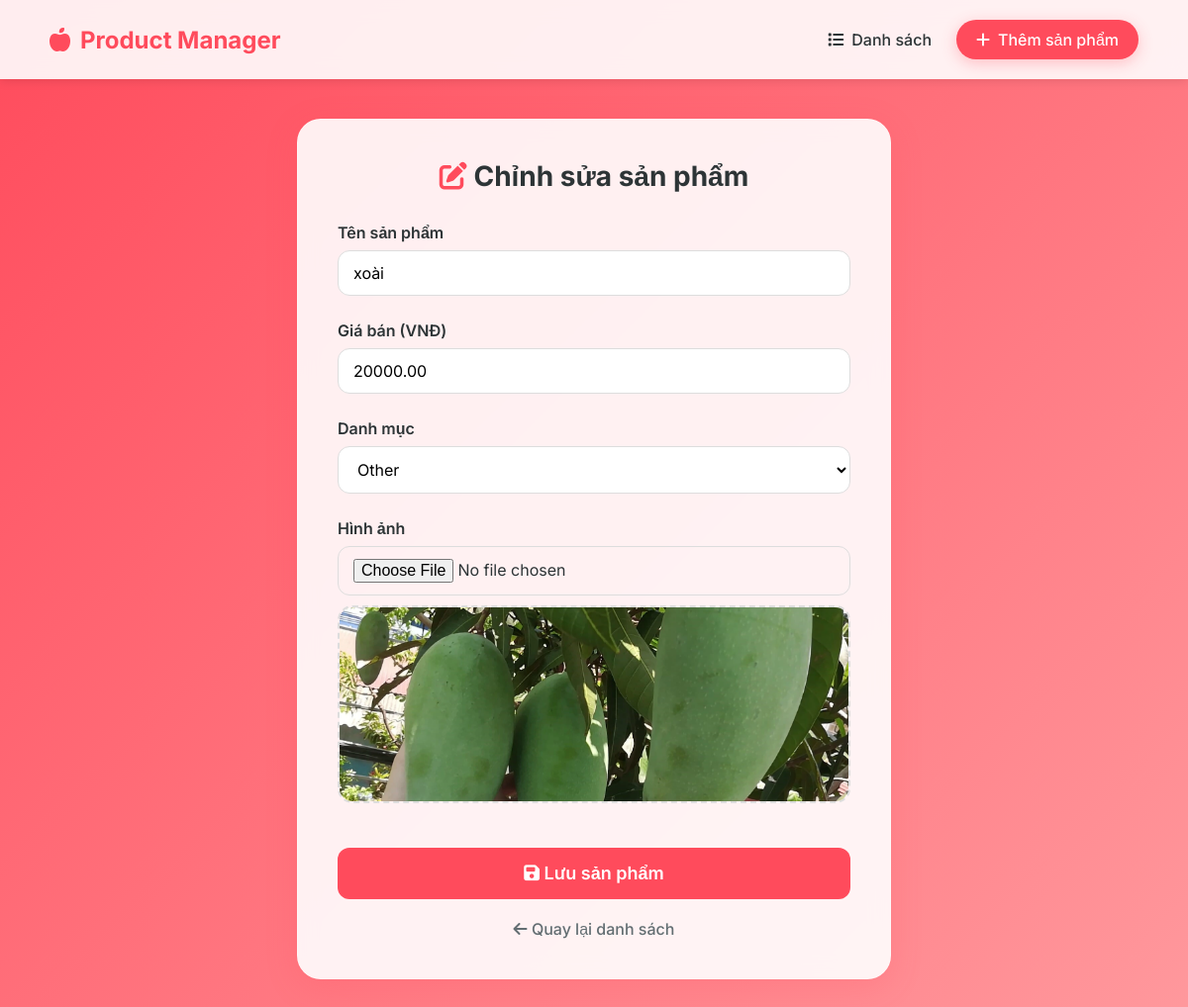
The app's page /edit/13/, older data.
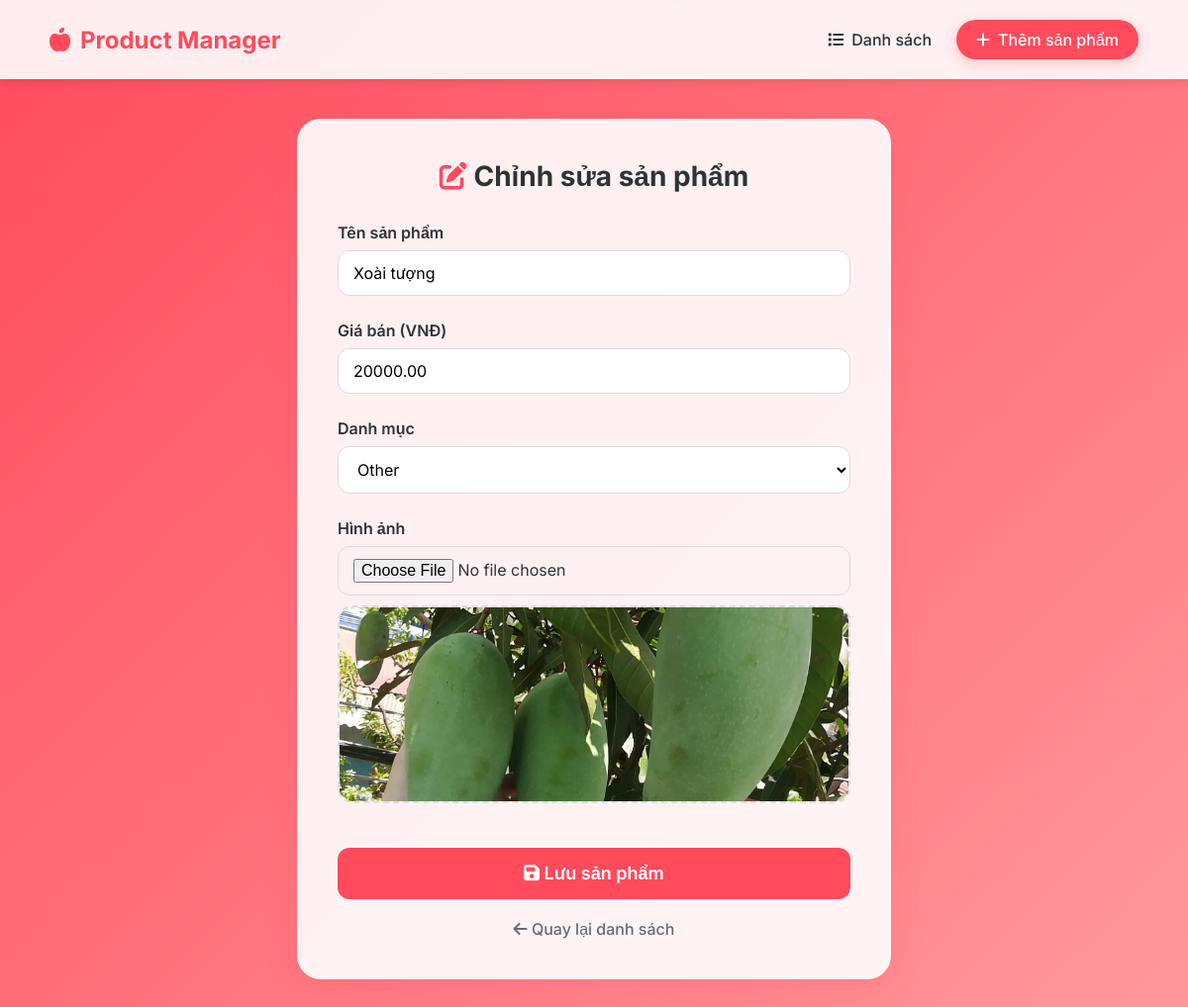
The same page, newer data.
### products/models.py (models this page shows, shortened)
class Product(models.Model):
    CATEGORY_CHOICES = (
        ('citrus', 'Citrus Fruits'),
        ('stone', 'Stone Fruits'),
        ('melons', 'Melons'),
        ('other', 'Other'),
    )
    name = models.CharField(max_length=200, verbose_name='Product Name')
    price = models.DecimalField(max_digits=10, decimal_places=2, verbose_name='Price')
    category = models.CharField(max_length=50, choices=CATEGORY_CHOICES, default='other', verbose_name='Category')
    image = models.ImageField(upload_to='products/', blank=True, null=True, verbose_name='Product Image')
    created_at = models.DateTimeField(auto_now_add=True, verbose_name='Created At')
    updated_at = models.DateTimeField(auto_now=True, verbose_name='Updated At')
    class Meta:
        verbose_name = 'Product'
        verbose_name_plural = 'Products'
        ordering = ['-created_at']

### products/views.py (the view, shortened to what this page needs)
# urls.py: path('edit/<int:pk>/', ProductUpdatePageView.as_view(), name='product_edit'),
class ProductUpdatePageView(View):
    def get(self, request, pk):
        product = get_object_or_404(Product, pk=pk)
        return render(request, 'product_form.html', {
            'product': product,
            'categories': Product.CATEGORY_CHOICES
        })

### templates/product_form.html (shortened to what this page needs)
{% extends 'base.html' %}
{% block content %}
<div class="form-container">
    <div class="glass-card">
        <h2 style="font-size: 28px; margin-bottom: 30px; text-align: center; color: var(--text-dark);">
            <i class="fas {% if product %}fa-edit{% else %}fa-plus-circle{% endif %}" style="color: var(--primary-color);"></i>
            {% if product %}Chỉnh sửa sản phẩm{% else %}Thêm sản phẩm mới{% endif %}
        </h2>
        <form method="POST" enctype="multipart/form-data">
            <div class="form-group">
                <label for="name">Tên sản phẩm</label>
                <input type="text" name="name" id="name" class="form-control" required
                       value="{% if product %}{{ product.name }}{% endif %}" placeholder="Ví dụ: Táo Đỏ Mỹ">
            </div>
            <div class="form-group">
                <label for="price">Giá bán (VNĐ)</label>
                <input type="number" name="price" id="price" class="form-control" required step="0.01"
                       value="{% if product %}{{ product.price|stringformat:'.2f' }}{% endif %}" placeholder="0.00">
            </div>
            <div class="form-group">
                <label for="category">Danh mục</label>
                <select name="category" id="category" class="form-control" required>
                    {% for val, label in categories %}
                        <option value="{{ val }}" {% if product and product.category == val %}selected{% endif %}>
                            {{ label }}
                        </option>
                    {% endfor %}
                </select>
            </div>
            <div class="form-group">
                <label for="image">Hình ảnh</label>
                <input type="file" name="image" id="image" class="form-control" accept="image/*" onchange="previewImage(event)">
                <div class="image-preview" id="preview-container">
                    {% if product and product.image %}
                        <img src="{{ product.image.url }}" id="preview-img">
                    {% else %}
                        <i class="fas fa-cloud-arrow-up fa-3x" style="color: #ccc;"></i>
                    {% endif %}
                </div>
            </div>
            <button type="submit" class="btn-submit">
                <i class="fas fa-save"></i> Lưu sản phẩm
            </button>
            <a href="/" class="btn-back"><i class="fas fa-arrow-left"></i> Quay lại danh sách</a>
        </form>
    </div>
</div>
{% endblock %}

Row changes from the older to the newer data that the page shows:
changed Product "Other": name "xoài" → "Xoài tượng"
